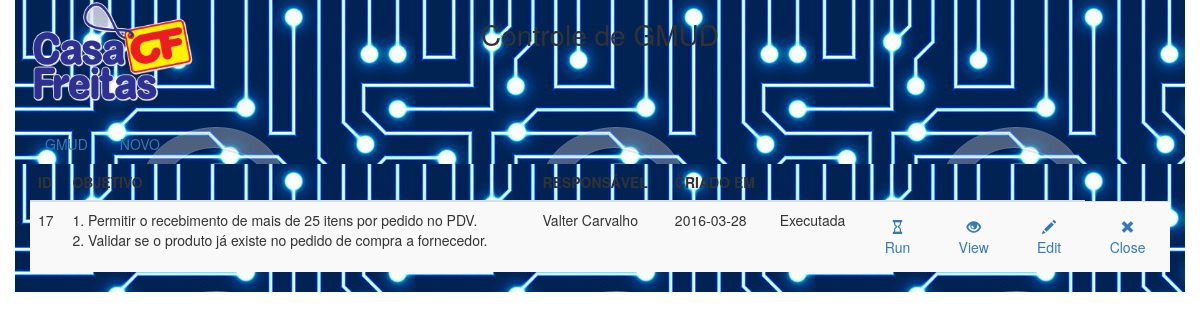
Before: / with the older database file.
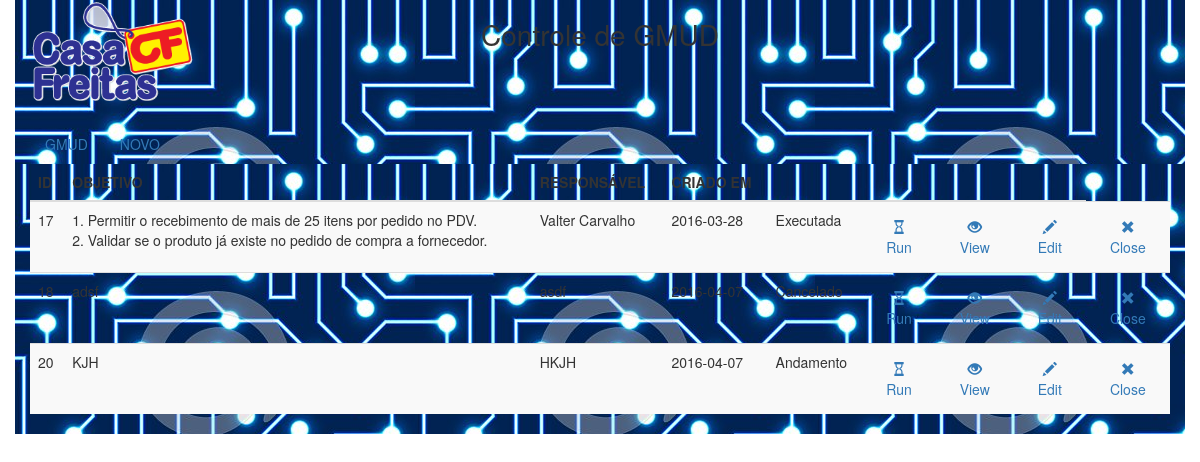
After: the same page with the newer database file.
### tables this page shows
CREATE TABLE IF NOT EXISTS `gmud` (
  `id` int(11) NOT NULL AUTO_INCREMENT,
  `tipoMudanca` int(11) NOT NULL,
  `sistema` varchar(45) NOT NULL,
  `modulos` varchar(45) NOT NULL,
  `descricao` text NOT NULL,
  `objetivo` text NOT NULL,
  `requisitante` varchar(45) NOT NULL,
  `chamado` varchar(45) DEFAULT NULL,
  `dataHoraExecPret` datetime NOT NULL,
  `homologado` tinyint(1) NOT NULL,
  `riscoDesc` text NOT NULL,
  `riscoDescNaoExec` text NOT NULL,
  `indisponibilidade` text NOT NULL,
  `contigencia` varchar(45) NOT NULL,
  `respMudanca` varchar(45) NOT NULL,
  `respValMudanca` varchar(45) NOT NULL,
  `observacao` text,
  `resultato` varchar(100) DEFAULT NULL,
  `problemas` varchar(400) DEFAULT NULL,
  `riscoExecucao` int(11) NOT NULL,
  `riscoNaoExecucao` int(11) NOT NULL,
  `dataCriacao` date NOT NULL,
  `inicioExecucao` datetime DEFAULT NULL,
  `dataFechamento` datetime DEFAULT NULL,
  `situacao` int(11) NOT NULL,
  PRIMARY KEY (`id`),
  KEY `riscoMudanca_idx` (`riscoExecucao`),
  KEY `riscoNaoMudanca_idx` (`riscoNaoExecucao`),
  KEY `tipoMudanca_idx` (`tipoMudanca`),
  KEY `situacao` (`situacao`),
  KEY `situacao_2` (`situacao`)
);

### src/listarGmud.php (the view, shortened to what this page needs)
<?php
$listaGmud = "Select * from gmud";
$result = mysqli_query($link, $listaGmud);
?>
 	<div class="container">
 		<div class="table-responsive">
	 		<table class="table table-striped">
	 			<thead>
	 				<tr>
	 					<th>ID</th>
	 					<th>OBJETIVO</th>
	 					<th>RESPONSÁVEL</th>
	 					<th>CRIADO EM</th>
	 					<th></th>
	 					<th></th>
	 					<th></th>
	 					<th></th>
	 				</tr>
	 			</thead>
	 			<tbody>
	 				<?php while ($gmud = mysqli_fetch_assoc($result)): ?>
	 				<?php 	$resultSituacao = mysqli_query($link, "select descricao from situacaogmud where id={$gmud['situacao']}");
	 								$gmud['situacao'] = mysqli_fetch_assoc($resultSituacao)['descricao'];
	 				?>
					<?php
					$btnRun = "false";
					$btnEdit = "false";
					$btnClose = "false";
					switch ($gmud['situacao']){
						case "Cancelado":
							break;
						case "Executada":
							break;
						case "Andamento":
							$btnClose = "true";
							break;
					}
					?>
	 				<tr>
	 					<td><?=$gmud['id']?></td>
	 					<td><?=$gmud['objetivo']?></td>
	 					<td><?=$gmud['respMudanca']?></td>
	 					<td><?=$gmud['dataCriacao']?></td>
	 					<td><?=$gmud['situacao']?></td>
	 					<td class="text-center">
	 						<a class="btn" onclick="return <?=$btnRun?>" href="executarGmudLogic.php?id=<?=$gmud['id']?>"  >
	 							<span class="glyphicon glyphicon-hourglass" area-hidden="falue"></span><br/>Run
	 						</a>
	 					</td>
	 					<td class="text-center">
	 						<a class="btn" href="index.php?pagina=visualizar&id=<?=$gmud['id']?>"  >
	 							<span class="glyphicon glyphicon-eye-open" area-hidden="true"></span><br/>View
	 						</a>
	 					</td>
	 					<td class="text-center">
							<a class="btn" onclick="return <?=$btnEdit?>" href="alterarGmud.php?id=<?=$gmud['id'] ?>">
	 							<span class="glyphicon glyphicon-pencil" area-hidden="true"></span><br/>Edit
	 						</a>
	 					</td>
	 					<td class="text-center">
							<a class="btn" onclick="return showPopUpFechamento(<?=$btnClose?>,<?= $gmud['id'] ?> );" href="">
	 							<span class="glyphicon glyphicon-remove" area-hidden="true"></span><br/>Close
	 						</a>
	 					</td>
	  				</tr>
	 				<?php endwhile;?>
	 			</tbody>
	 		</table>
	 	</div>
 	</div>

### src/index.php (shortened to what this page needs)
<!DOCTYPE html>
<html lang="PT-br">
  <head>
    <link href="css/bootstrap.min.css" rel="stylesheet">
    <link href="css/normalize.css" rel="stylesheet">
    <link href="css/style.css" rel="stylesheet">
    <link href="css/gmud.css" rel="stylesheet">
  </head>
  <body class="corpo">
 	<div class="container">
 		<div class="row topo">
 			<img class="col-xs-2" src="imagens/logocf.png">
 			<div class="col-xs-8 text-center"><h1>Controle de GMUD</div>
 		</div>
 		<br/>
 		<nav>
		 	<ul class="nav nav-pills">
		 		<li><a role="presentation" href="index.php">GMUD</a></li>
		 		<li><a href="index.php?pagina=criar">NOVO</a></li>
		 	</ul>
	 	</nav>
 	</div>
 	<?php
 	isset($_GET['pagina'])? $pagina = $_GET['pagina'] : $pagina = "listar";
 	require_once $pagina . 'Gmud.php';?>
  </body>
</html>

### src/css/style.css (style rules this page uses)
* { box-sizing:border-box; }
.container { background-image: url("imagens/fundo.jpg") !important; }

Changed rows visible on the page:
added gmud: id "18", objetivo "adsf", respMudanca "asdf", dataCriacao "2016-04-07", situacao "Cancelado"
added gmud: id "20", objetivo "KJH", respMudanca "HKJH", dataCriacao "2016-04-07", situacao "Andamento"
